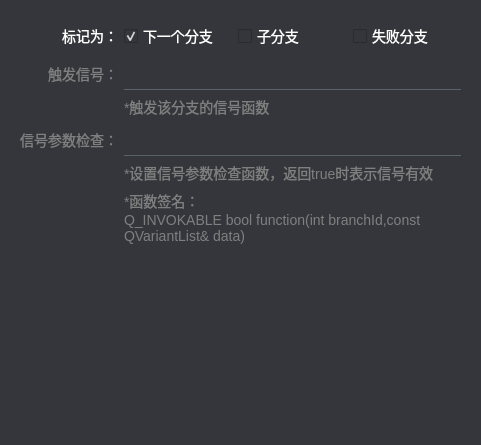
<?xml version="1.0" encoding="UTF-8"?>
<ui version="4.0">
 <class>ConfigGroupState</class>
 <widget class="QWidget" name="ConfigGroupState">
  <property name="geometry">
   <rect>
    <x>0</x>
    <y>0</y>
    <width>481</width>
    <height>445</height>
   </rect>
  </property>
  <property name="windowTitle">
   <string>Form</string>
  </property>
  <property name="styleSheet">
   <string notr="true">*{
background:#35363C;
font-size:14px;
color:white;
}
QWidget:disabled{
color:#7F7F7F;
}
QLineEdit{
border:none;
border-bottom:1px solid #5A636C;
padding-left:8px;
padding-right:8px;
}
QLineEdit:hover{
background:#4C4E56;
}
QLineEdit:focus{
border:1px solid #02BFFF;
}
QLabel:enabled[mstyle=&quot;hint&quot;]{
font-size:12px;color:#A0C2D3;
}</string>
  </property>
  <layout class="QVBoxLayout" name="verticalLayout">
   <item>
    <widget class="QWidget" name="line_config_box" native="true">
     <layout class="QGridLayout" name="gridLayout_2">
      <item row="3" column="1">
       <widget class="QLineEdit" name="input_signal_check">
        <property name="enabled">
         <bool>false</bool>
        </property>
        <property name="minimumSize">
         <size>
          <width>0</width>
          <height>32</height>
         </size>
        </property>
        <property name="focusPolicy">
         <enum>Qt::ClickFocus</enum>
        </property>
       </widget>
      </item>
      <item row="1" column="0">
       <widget class="QLabel" name="label_trigger">
        <property name="enabled">
         <bool>false</bool>
        </property>
        <property name="text">
         <string>触发信号：</string>
        </property>
        <property name="alignment">
         <set>Qt::AlignRight|Qt::AlignTrailing|Qt::AlignVCenter</set>
        </property>
       </widget>
      </item>
      <item row="1" column="1">
       <widget class="QLineEdit" name="input_trigger_func">
        <property name="enabled">
         <bool>false</bool>
        </property>
        <property name="minimumSize">
         <size>
          <width>0</width>
          <height>32</height>
         </size>
        </property>
        <property name="focusPolicy">
         <enum>Qt::ClickFocus</enum>
        </property>
       </widget>
      </item>
      <item row="3" column="0">
       <widget class="QLabel" name="label_signal_check">
        <property name="enabled">
         <bool>false</bool>
        </property>
        <property name="text">
         <string>信号参数检查：</string>
        </property>
        <property name="alignment">
         <set>Qt::AlignRight|Qt::AlignTrailing|Qt::AlignVCenter</set>
        </property>
       </widget>
      </item>
      <item row="4" column="1">
       <widget class="QLabel" name="label_signal_check_hint1">
        <property name="enabled">
         <bool>false</bool>
        </property>
        <property name="text">
         <string>*设置信号参数检查函数，返回true时表示信号有效</string>
        </property>
        <property name="mstyle" stdset="0">
         <string>hint</string>
        </property>
       </widget>
      </item>
      <item row="2" column="1">
       <widget class="QLabel" name="label_trigger_hint">
        <property name="enabled">
         <bool>false</bool>
        </property>
        <property name="text">
         <string>*触发该分支的信号函数</string>
        </property>
        <property name="mstyle" stdset="0">
         <string>hint</string>
        </property>
       </widget>
      </item>
      <item row="5" column="1">
       <widget class="QLabel" name="label_signal_check_hint2">
        <property name="enabled">
         <bool>false</bool>
        </property>
        <property name="text">
         <string>*函数签名：
Q_INVOKABLE bool function(int branchId,const QVariantList&amp; data)</string>
        </property>
        <property name="wordWrap">
         <bool>true</bool>
        </property>
        <property name="mstyle" stdset="0">
         <string>hint</string>
        </property>
       </widget>
      </item>
      <item row="0" column="0">
       <widget class="QLabel" name="label">
        <property name="text">
         <string>标记为：</string>
        </property>
        <property name="alignment">
         <set>Qt::AlignRight|Qt::AlignTrailing|Qt::AlignVCenter</set>
        </property>
       </widget>
      </item>
      <item row="0" column="1">
       <layout class="QHBoxLayout" name="horizontalLayout">
        <item>
         <widget class="QCheckBox" name="check_next_branch">
          <property name="minimumSize">
           <size>
            <width>0</width>
            <height>32</height>
           </size>
          </property>
          <property name="text">
           <string>下一个分支</string>
          </property>
          <property name="checked">
           <bool>true</bool>
          </property>
          <attribute name="buttonGroup">
           <string notr="true">branch_type_group</string>
          </attribute>
         </widget>
        </item>
        <item>
         <widget class="QCheckBox" name="check_sub_state_branch">
          <property name="text">
           <string>子分支</string>
          </property>
          <attribute name="buttonGroup">
           <string notr="true">branch_type_group</string>
          </attribute>
         </widget>
        </item>
        <item>
         <widget class="QCheckBox" name="check_fail_branch">
          <property name="text">
           <string>失败分支</string>
          </property>
          <attribute name="buttonGroup">
           <string notr="true">branch_type_group</string>
          </attribute>
         </widget>
        </item>
       </layout>
      </item>
     </layout>
    </widget>
   </item>
   <item>
    <spacer name="verticalSpacer">
     <property name="orientation">
      <enum>Qt::Vertical</enum>
     </property>
     <property name="sizeHint" stdset="0">
      <size>
       <width>20</width>
       <height>384</height>
      </size>
     </property>
    </spacer>
   </item>
  </layout>
 </widget>
 <resources/>
 <connections/>
 <buttongroups>
  <buttongroup name="branch_type_group"/>
 </buttongroups>
</ui>
